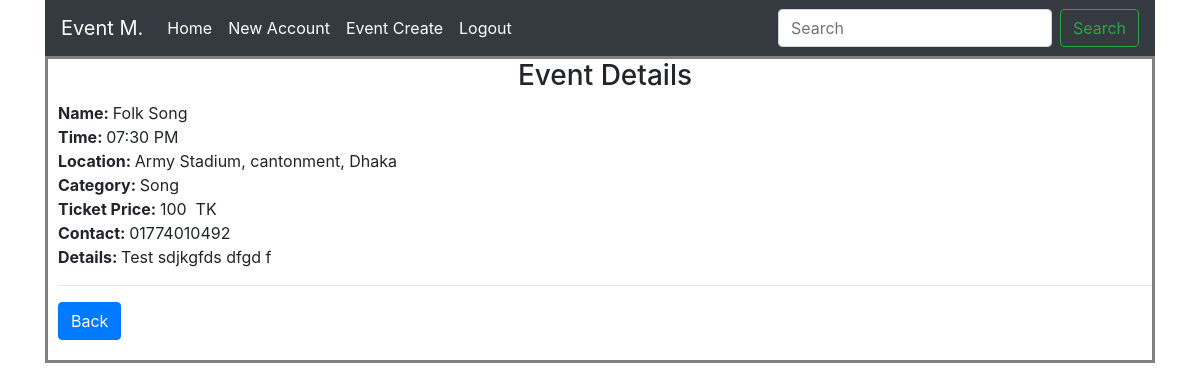
The page /event-details.php?events_id_details=2 on the database its author committed.
### tables this page shows
CREATE TABLE `events` (
  `events_id` int(11) NOT NULL,
  `events_name` varchar(200) NOT NULL,
  `events_location` varchar(200) NOT NULL,
  `events_time` varchar(200) NOT NULL,
  `event_category_id` int(11) NOT NULL,
  `events_titcket_price` varchar(100) NOT NULL,
  `events_contact_number` varchar(100) NOT NULL,
  `events_details` varchar(200) NOT NULL
);

CREATE TABLE `event_category` (
  `event_category_id` int(11) NOT NULL,
  `event_category_name` varchar(100) NOT NULL
);

### config.php (called while the page is built, shortened)
<?php
	class config{
		function css_path(){
			return "assets/template/css";
		}
		function db_con(){
			$hostname = "localhost";
			$db_user="root";
			$db_password="";
			$db_name="event";
			$conn = new mysqli($hostname, $db_user, $db_password, $db_name);
			return $conn;
		}
	}
	$_config = new config();
?>

### event-details.php (the view, shortened to what this page needs)
<?php
	require("config.php");
?>
<!doctype html>
<html lang="en">
  <head>
	<?php require("assets/library/header-library.php");?>
	<link rel="stylesheet" href="<?php echo $_config->css_path();?>/style.css">
  </head>
  <body>
    <div  class="container">
		<?php require_once("navbar-admin.php");?>
		<div class="div-style" style="padding-left:10px;">
			<div>
				<center><h3>Event Details</h3></center>
			</div>
			<?php
				$events_id=$_GET['events_id_details'];
				$_sql_event_list = "SELECT e.events_id,e.events_name,e.events_location,e.events_time,e.events_titcket_price,
				e.events_contact_number,e.events_details,ec.event_category_name FROM events AS e INNER JOIN event_category as
				ec ON e.event_category_id = ec.event_category_id WHERE events_id='$events_id'";
				$result = $_config->db_con()->query($_sql_event_list);
				while($row = $result->fetch_assoc()){
					$_events_name = $row['events_name'];
					$_events_location = $row['events_location'];
					$_events_time = $row['events_time'];
					$_event_category_name = $row['event_category_name'];
					$_events_titcket_price = $row['events_titcket_price'];
					$_events_contact_number = $row['events_contact_number'];
					$_events_details = $row['events_details'];
					?>
					<strong>Name: </strong><span><?php echo $_events_name;?></span>
					<br>
					<strong>Time: </strong><span><?php echo $_events_time;?></span>
					<br>
					<strong>Location: </strong><span><?php echo $_events_location;?></span>
					<br>
					<strong>Category: </strong><span><?php echo $_event_category_name;?></span>
					<br>
					<strong>Ticket Price: </strong><span><?php echo $_events_titcket_price;?> &nbsp;TK</span>
					<br>
					<strong>Contact: </strong><span><?php echo $_events_contact_number;?></span>
					<br>
					<strong>Details: </strong><span><?php echo $_events_details;?></span>
					<?php
				}
			?>
			<hr>
			<a href="event-create-admin.php"><button class="btn btn-primary">Back</button></a>
		</div>
	</div>
  </body>
</html>

### assets/library/header-library.php (shortened to what this page needs)
<link rel="stylesheet" href="https://maxcdn.bootstrapcdn.com/bootstrap/4.0.0-beta.2/css/bootstrap.min.css">

### navbar-admin.php (shortened to what this page needs)
<nav class="navbar navbar-expand-lg navbar navbar-dark bg-dark bg-light">
  <a class="navbar-brand" href="#">Event M.</a>
  <div class="collapse navbar-collapse" id="navbarSupportedContent">
    <ul class="navbar-nav mr-auto">
      <li class="nav-item active">
        <a class="nav-link" href="#">Home <span class="sr-only"></span></a>
      </li>
	  <li class="nav-item active">
        <a class="nav-link" href="account-create-admin.php">New Account <span class="sr-only"></span></a>
      </li>
	  <li class="nav-item active">
        <a class="nav-link" href="event-create-admin.php">Event Create<span class="sr-only"></span></a>
      </li>
	  <li class="nav-item active">
        <a class="nav-link" href="logout.php">Logout <span class="sr-only"></span></a>
      </li>
    </ul>
    <form class="form-inline my-2 my-lg-0">
      <input class="form-control mr-sm-2" type="search" placeholder="Search" aria-label="Search">
      <button class="btn btn-outline-success my-2 my-sm-0" type="submit">Search</button>
    </form>
  </div>
</nav>

### assets/template/css/style.css (style rules this page uses)
.div-style { border: 3px solid gray; padding-bottom:20px; }
.navbar-brand { position: relative; z-index: 2; }
.navbar .navbar-collapse { position: relative; overflow: hidden !important; }

### rows shown on the page
events: events_name "Folk Song", events_time "07:30 PM", events_location "Army Stadium, cantonment, Dhaka", event_category.event_category_name "Song", events_titcket_price "100", events_contact_number "01774010492", events_details "Test sdjkgfds dfgd f"
